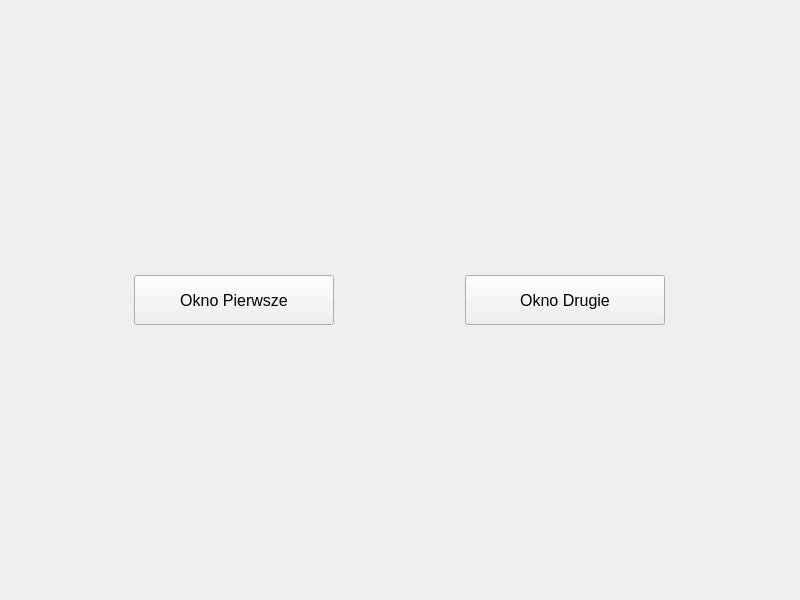
<?xml version="1.0" encoding="UTF-8"?>
<ui version="4.0">
 <class>MainWindow</class>
 <widget class="QMainWindow" name="MainWindow">
  <property name="geometry">
   <rect>
    <x>0</x>
    <y>0</y>
    <width>800</width>
    <height>600</height>
   </rect>
  </property>
  <property name="windowTitle">
   <string>MainWindow</string>
  </property>
  <widget class="QWidget" name="centralwidget">
   <layout class="QHBoxLayout" name="horizontalLayout">
    <item>
     <widget class="QPushButton" name="firstWindowButton">
      <property name="sizePolicy">
       <sizepolicy hsizetype="Fixed" vsizetype="Fixed">
        <horstretch>0</horstretch>
        <verstretch>0</verstretch>
       </sizepolicy>
      </property>
      <property name="minimumSize">
       <size>
        <width>200</width>
        <height>50</height>
       </size>
      </property>
      <property name="font">
       <font>
        <pointsize>12</pointsize>
       </font>
      </property>
      <property name="text">
       <string>Okno Pierwsze</string>
      </property>
     </widget>
    </item>
    <item>
     <widget class="QPushButton" name="secondWindowButton">
      <property name="sizePolicy">
       <sizepolicy hsizetype="Fixed" vsizetype="Fixed">
        <horstretch>0</horstretch>
        <verstretch>0</verstretch>
       </sizepolicy>
      </property>
      <property name="minimumSize">
       <size>
        <width>200</width>
        <height>50</height>
       </size>
      </property>
      <property name="font">
       <font>
        <pointsize>12</pointsize>
       </font>
      </property>
      <property name="text">
       <string>Okno Drugie</string>
      </property>
     </widget>
    </item>
   </layout>
  </widget>
 </widget>
 <resources/>
 <connections/>
</ui>
